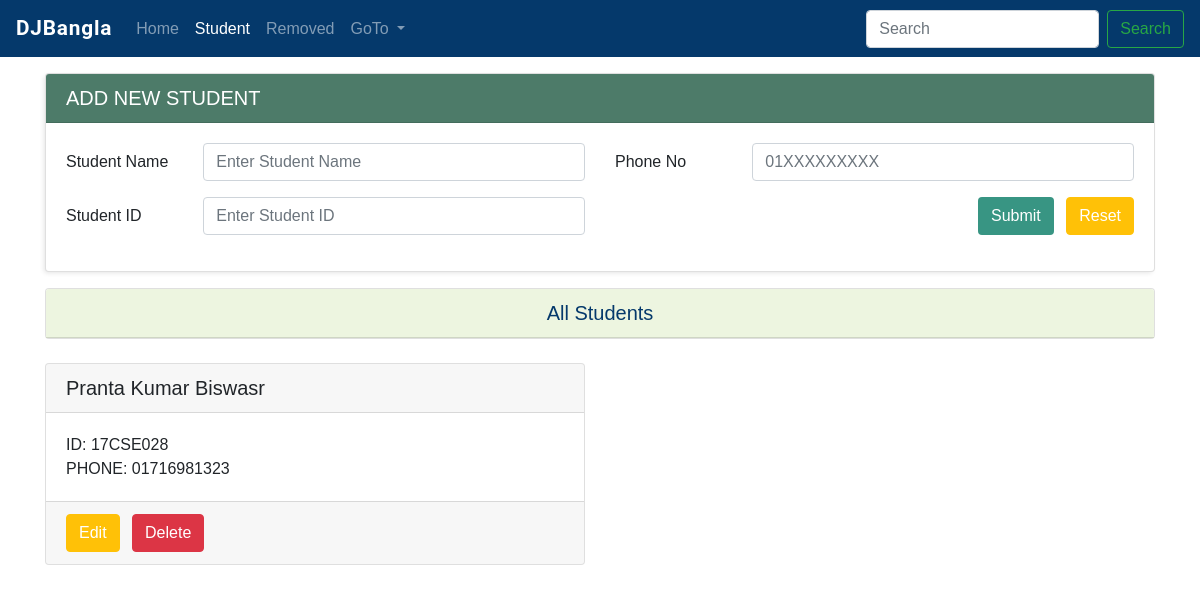
The app's page /crudsearch/student/, older data.
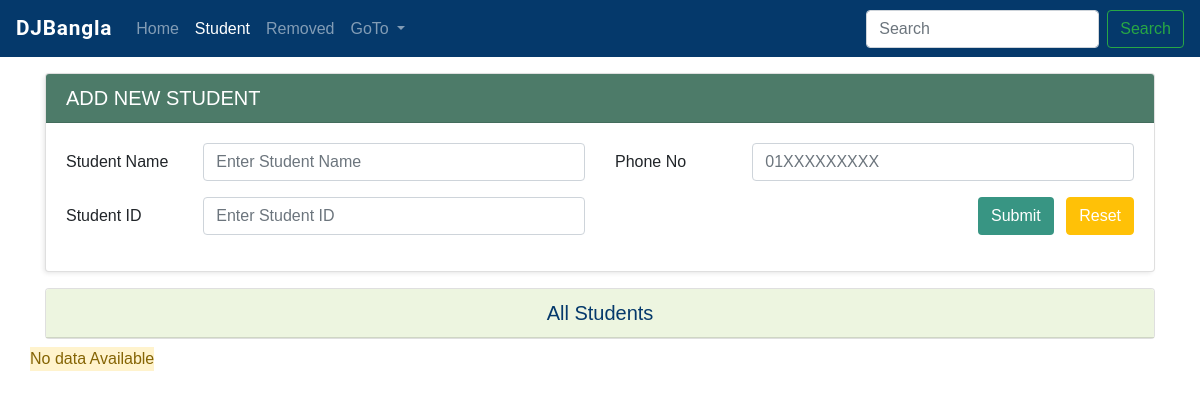
The same page, newer data.
### crudsearch/models.py (models this page shows, shortened)
class Student(models.Model):
    name = models.CharField( max_length=50)
    student_id = models.CharField(max_length=50, unique = True)
    phone = models.CharField(max_length=50)

### crudsearch/views.py (the view)
# urls.py: path('student/',views.crudsearch_student, name="crudsearch_student"),
def crudsearch_student(request):
    student = Student.objects.all()
    stu_paginator = Paginator(student, 6)
    stu_page = request.GET.get('stu_page')
    try:
        student = stu_paginator.page(stu_page)
    except PageNotAnInteger:
        student = stu_paginator.page(1)
    except EmptyPage:
        student = stu_paginator.page(stu_paginator.num_pages)
    if request.method == 'POST':
        myform = StudentRegistration(request.POST)
        if myform.is_valid():
            name = myform.cleaned_data['name']
            student_id = myform.cleaned_data['student_id']
            phone = myform.cleaned_data['phone']
            register = Student(name = name, student_id = student_id, phone = phone)
            register.save()
            messages.success(request, 'Student Added successfully')
            return HttpResponseRedirect('/crudsearch/student/')
    else:
        myform = StudentRegistration()
    diction = {'myform':myform, 'student':student}
    return render(request, 'crudsearch/student.html', context = diction)

### crudsearch/forms.py (shortened to what this page needs)
class StudentRegistration(forms.ModelForm):
    class Meta:
        model = Student
        fields = ['name', 'student_id', 'phone']

### templates/crudsearch/student.html (shortened to what this page needs)
{% extends 'crudsearch/base.html' %}
{% block extracsscdn %}
<link href="https://cdn.jsdelivr.net/npm/select2@4.1.0-beta.1/dist/css/select2.min.css" rel="stylesheet" />
{% endblock extracsscdn %}
{% block studentactive %}
    active
{% endblock studentactive %}
{% block body %}
<div class="container pt-3">
    <div class="card mycard">
        <div class="card-header mycardheader">
            <h5>ADD NEW STUDENT</h5>
        </div>
        <form method="POST">
        <div class="card-body">
            <div class="row">
                <div class="col-md-6 col-sm-12">
                    <div class="form-group row">
                        <label class="col-sm-12 col-md-3 col-form-label">Student Name</label>
                        <div class="col-sm-12 col-md-9">
                            <input type="text" class="form-control" name="name" placeholder="Enter Student Name" required>
                        </div>
                    </div>
                    <div class="form-group row">
                        <label class="col-sm-12 col-md-3 col-form-label">Student ID</label>
                        <div class="col-sm-12 col-md-9">
                            <input type="text" class="form-control" name="student_id" placeholder="Enter Student ID" required>
                        </div>
                    </div>
                </div>
                <div class="col-md-6 col-sm-12">
                    <div class="form-group row">
                        <label class="col-sm-12 col-md-3 col-form-label">Phone No</label>
                        <div class="col-sm-12 col-md-9">
                          <input type="text" class="form-control" name="phone" placeholder="01XXXXXXXXX" required>
                        </div>
                    </div>
                    <div class="form-group row">
                        <label class="col-sm-12 col-md-3 col-form-label"></label>
                        <div class="col-sm-12 col-md-9 text-right">
                           <button class="btn mybtn">Submit</button>
                            <span><input type="reset" class="btn btn-warning text-white ml-2" value="Reset"> </span>
                        </div>
                    </div>
                </div>
            </div>
            </div>
    </form>
    </div>
    <div class="row">
        <div class="col-md-12 col-sm-12">
            <div class="card mt-3 mb-2">
                <div class="card-header mycardheader1">
                    <h5 class="text-center">All Students</h5>
                </div>
            </div>
        </div>
    </div>
<div class="row">
    {% if student %}
            {% for student in student %}
            <div class="col-md-6 col-sm-6 mt-3">
            <div class="card ">
                <div class="card-header">
                    <h5>{{student.name}}</h5>
                </div>
                <div class="card-body">
                    ID: {{student.student_id}}
                    <br>
                    PHONE: {{ student.phone }}
                </div>
                <div class="card-footer">
                    <a href="{% url 'crudsearch_student_edit' student.id %}" class="btn btn-warning text-white">Edit</a>
                    <span>
                        <form action="{% url 'crudsearch_delete_student' student.id %}" method="POST" class="d-inline">
                            <button class="btn btn-danger ml-2">Delete</button>
                        </form>
                    </span>
                </div>
            </div>
        </div>
            {% endfor %}
        {% else %}
            <alert class="alert-warning">No data Available</alert>
        {% endif %}
    </div>
    <br><br>
        <br><br>
        <br><br>
{% endblock body %}

### templates/crudsearch/base.html (shortened to what this page needs)
{% load static %}
<!DOCTYPE html>
<html lang="en">
<head>
<link rel="stylesheet" href="{% static 'css/bootstrap4.5.css' %}">
<link rel="stylesheet" href="{% static 'css/fontawesome5.15.css' %}">
{% block extracsscdn %}
{% endblock extracsscdn %}
<link rel="stylesheet" href="{% static 'css/basestyle.css' %}">
<link rel="stylesheet" href="{% static 'css/crudsearch.css' %}">
</head>
<body>
    <nav class="navbar navbar-expand-lg navbar-dark mynav">
        <a class="navbar-brand mybrand" href="{% url 'starter' %}">DJBangla</a>
        <div class="collapse navbar-collapse" id="navbarSupportedContent">
          <ul class="navbar-nav mr-auto">
            <li class="nav-item ">
              <a class="nav-link
              {% block homeactive %}
              {% endblock homeactive %}
              " href="{% url 'crudsearch' %}">Home </a>
            </li>
            <li class="nav-item">
              <a class="nav-link
              {% block studentactive %}
              {% endblock studentactive %}
                  " href="{% url 'crudsearch_student' %}">Student</a>
            </li>
            <li class="nav-item">
                <a class="nav-link
                {% block removedactive %}
                {% endblock removedactive %}
                    " href="{% url 'crudsearch_removed' %}">Removed</a>
              </li>
            <li class="nav-item dropdown">
              <a class="nav-link dropdown-toggle" href="#" id="navbarDropdown" role="button" data-toggle="dropdown" aria-haspopup="true" aria-expanded="false">
                GoTo
              </a>
            </li>
          </ul>
          <form method="GET" action="{% url 'crudsearch_page' %}" class="form-inline my-2 my-lg-0">
            {% if givenSearch  %}
               <input class="form-control mr-sm-2" type="search" placeholder="Search" aria-label="Search" name="crudsearch" value="{{ givenSearch }}" required>
            {% else %}
            <input class="form-control mr-sm-2" type="search" placeholder="Search" aria-label="Search" name="crudsearch" required>
            {% endif %}
            <button class="btn btn-outline-success my-2 my-sm-0" type="submit">Search</button>
          </form>
        </div>
      </nav>
    {% block body %}
    {% endblock body %}
</body>
</html>

### static/css/basestyle.css (style rules this page uses)
* { margin: 0; padding: 0; }
:root { --roboto: "Roboto", sans-serif; --engfont: "Raleway", sans-serif; --banglafont: "Hind Siliguri", sans-serif; --bg: #5cdb94; --darkcolor: #05396b; --lightcolor: #edf5e0; --btn: #389583; --btnhover: #edf5e0; --dj: #0c4b33; }
body { margin: 0; padding: 0; font-family: var(--banglafont); }

### static/css/crudsearch.css (style rules this page uses)
* { margin: 0; padding: 0; }
:root { --roboto: "Roboto", sans-serif; --engfont: "Raleway", sans-serif; --banglafont: "Hind Siliguri", sans-serif; --bg: #5cdb94; --darkcolor: #05396b; --lightcolor: #edf5e0; --btn: #389583; --btnhover: #edf5e0; --dj: #0c4b33; --djlite: #4d7b69; }
.mynav { background: var(--darkcolor); }
.mybrand { font-family: var(--roboto); font-weight: 600; font-size: 1.3rem; letter-spacing: 0.05rem; }
.mycardheader { background: var(--djlite) !important; background-color: var(--djlite) !important; color: white; }
h5 { margin: 0; }
.mycard { box-shadow: -2px 2px 5px -1px rgba(0, 0, 0, 0.11); }
.mycardheader1 { background: var(--lightcolor); color: var(--darkcolor); }
.mybtn { background: var(--btn); color: white; }

Row changes from the older to the newer data that the page shows:
removed Student: name "Pranta Kumar Biswasr", student_id "17CSE028", phone "01716981323"
Text that changed along with them:
text now shown: "No data Available"
